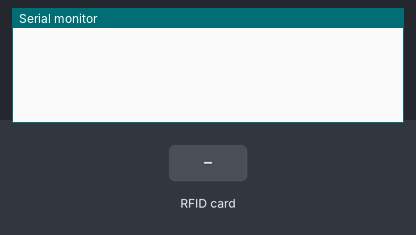
Bench run of a sketch on a simulated Arduino Uno, built with avr-gcc and run on an emulated ATmega328P. On the bench: the last lines printed to the serial monitor. Inputs (shaded band) come from the test bench.

Above: at 1.2 s.
1.3 s: RFID card 67 29 DB A6 held to the reader
At 2.5 s:
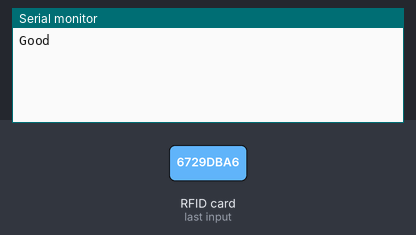
2.8 s: RFID card 5E 7A 19 C4 held to the reader
At 3.9 s:
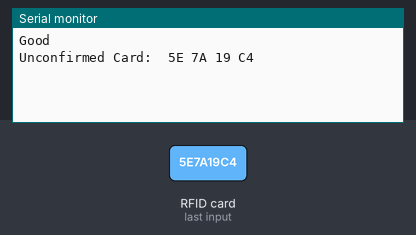

The sketch:

main_RFID.ino
```cpp
#include <SPI.h>                 // RFID를 위한 SPI
#include <MFRC522.h>
#define RST_PIN         9   // Rfid 핀번호
#define SS_PIN         10
MFRC522 rfid(SS_PIN, RST_PIN);// RFID
byte nuidPICC[4]={0x67, 0x29, 0xDB, 0xA6}; // 등록된 Rfid카드 NUID 0x53, 0x3B, 0x19, 0x3E

void setup(){
  Serial.begin(9600);
  SPI.begin(); // Init SPI bus
  rfid.PCD_Init();
}

void loop(){
  getRfid();
}


void getRfid(){
  // 카드를 반복해서 계속 읽지 안도록 빠져나감
  if ( ! rfid.PICC_IsNewCardPresent())    return;

  // ID가 인식되지 않았다면 더이상 진행하지 말고 빠져나감
  if ( ! rfid.PICC_ReadCardSerial())    return;

  // 카드 타입 읽기
  MFRC522::PICC_Type piccType = rfid.PICC_GetType(rfid.uid.sak);

  // MIFARE 타입이 아니라면 더이상 진행하지 말고 빠져나감
  if (piccType != MFRC522::PICC_TYPE_MIFARE_MINI &&
    piccType != MFRC522::PICC_TYPE_MIFARE_1K &&
    piccType != MFRC522::PICC_TYPE_MIFARE_4K) {
    Serial.println(F("Your tag is not of type MIFARE Classic."));
    return;
  }

  // 읽은 ID와 등록된 ID값을 비교
  if (rfid.uid.uidByte[0] == nuidPICC[0] &&
    rfid.uid.uidByte[1] == nuidPICC[1] &&
    rfid.uid.uidByte[2] == nuidPICC[2] &&
    rfid.uid.uidByte[3] == nuidPICC[3] ) {
    Serial.println(F("Good"));
    //doorMode = 1; // 문열기
    }
  else {
    //등록된 ID가 아니라면 tag 정보 표시
    Serial.print(F("Unconfirmed Card: "));
    printHex(rfid.uid.uidByte, rfid.uid.size); // 사용자 화면에 부정 tag 정보 출력
    Serial.println();
    //doorMode = 0; // 문닫기
  }

  // rfid 종료
  rfid.PICC_HaltA();  // PICC 종료
  rfid.PCD_StopCrypto1();  // 암호화 종료
}


// 카드 tag 출력
void printHex(byte *buffer, byte bufferSize) {
  for (byte i = 0; i < bufferSize; i++) {
    Serial.print(buffer[i] < 0x10 ? " 0" : " ");
    Serial.print(buffer[i], HEX);
  }}
```

Measured:
- after the input at 1.3 s, the serial monitor: prints a new line at once (image 1)
- after the input at 2.8 s, the serial monitor: prints a new line at once (image 2)
